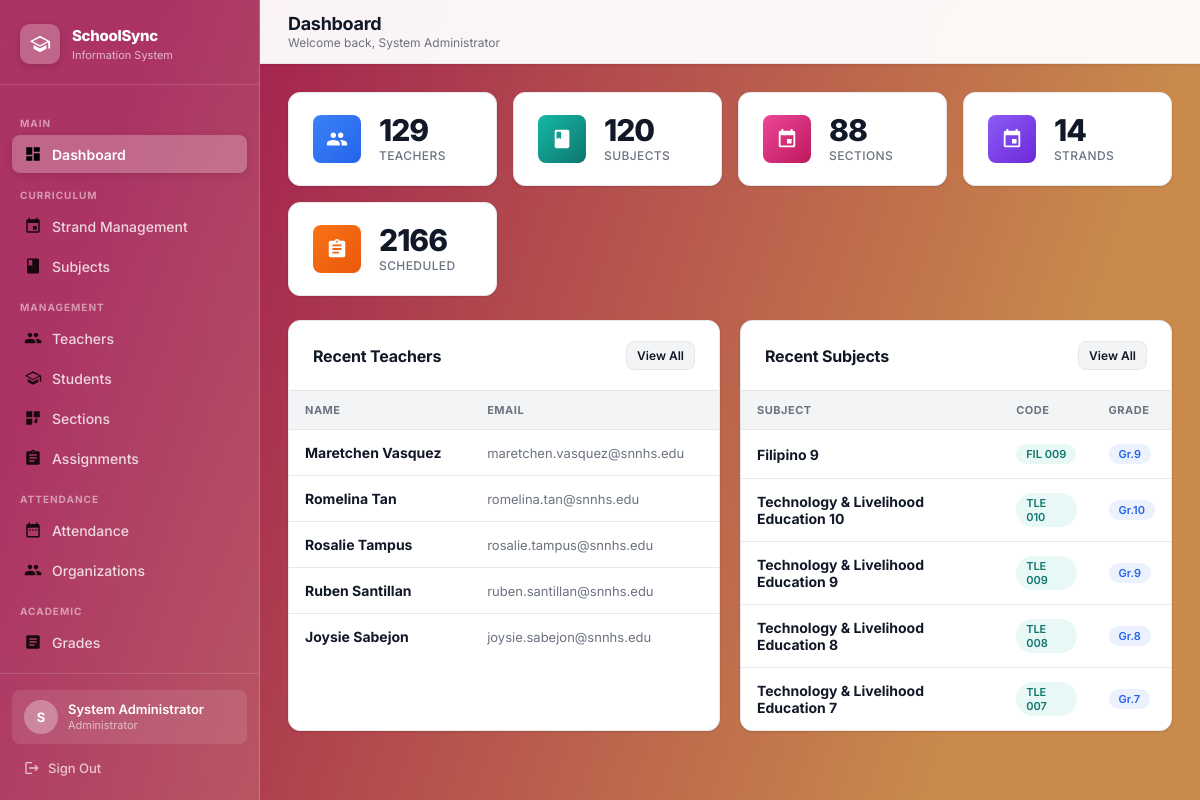
Before: /dashboard (signed in) with the older database file.
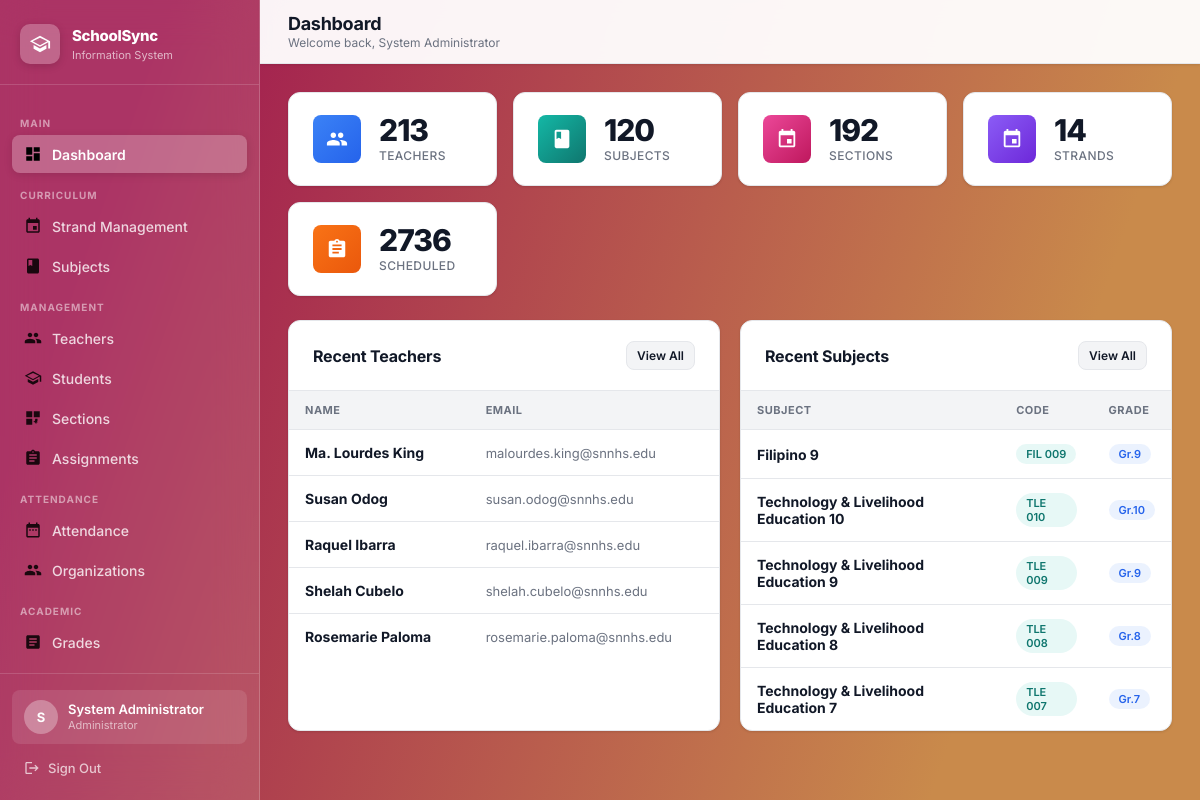
After: the same page with the newer database file.
### tables this page shows
CREATE TABLE teachers (
        id INTEGER PRIMARY KEY AUTOINCREMENT,
        first_name TEXT NOT NULL, last_name TEXT NOT NULL,
        email TEXT UNIQUE NOT NULL, username TEXT UNIQUE NOT NULL, password TEXT NOT NULL);

CREATE TABLE subjects (
        id INTEGER PRIMARY KEY AUTOINCREMENT,
        subject_code TEXT NOT NULL, subject_name TEXT NOT NULL,
        grade_level TEXT NOT NULL, strand TEXT, semester TEXT);

### app.py (the view)
@app.route('/dashboard')
@login_required
def dashboard():
    conn = get_db()
    stats = {
        'teachers':  conn.execute("SELECT COUNT(*) FROM teachers").fetchone()[0],
        'subjects':  conn.execute("SELECT COUNT(*) FROM subjects").fetchone()[0],
        'sections':  conn.execute("SELECT COUNT(*) FROM sections").fetchone()[0],
        'strands':   conn.execute("SELECT COUNT(*) FROM strands").fetchone()[0],
        'schedules': conn.execute("SELECT COUNT(*) FROM schedules").fetchone()[0],
    }
    recent_teachers = conn.execute("SELECT first_name,last_name,email FROM teachers ORDER BY id DESC LIMIT 5").fetchall()
    recent_subjects = conn.execute("SELECT subject_name,subject_code,grade_level FROM subjects ORDER BY id DESC LIMIT 5").fetchall()
    conn.close()
    return render_template('dashboard.html', stats=stats, recent_teachers=recent_teachers, recent_subjects=recent_subjects)

### app.py (called while the page is built)
def get_db():
    conn = sqlite3.connect(DATABASE)
    conn.row_factory = sqlite3.Row
    conn.execute("PRAGMA foreign_keys = ON")
    return conn

def login_required(f):
    @wraps(f)
    def decorated(*args, **kwargs):
        if 'admin_id' not in session:
            return redirect(url_for('login'))
        return f(*args, **kwargs)
    return decorated

### templates/dashboard.html (shortened to what this page needs)
{% extends "layout.html" %}
{% block page_title %}Dashboard{% endblock %}
{% block page_subtitle %}Welcome back, {{ session.admin_name }}{% endblock %}
{% block content %}
<div class="stats-grid">
  <div class="stat-card">
    <div class="stat-icon blue">
    </div>
    <div><div class="stat-value">{{ stats.teachers }}</div><div class="stat-label">Teachers</div></div>
  </div>
  <div class="stat-card">
    <div class="stat-icon teal">
      <svg viewBox="0 0 24 24"><path d="M18 2H6c-1.1 0-2 .9-2 2v16c0 1.1.9 2 2 2h12c1.1 0 2-.9 2-2V4c0-1.1-.9-2-2-2zM6 4h5v8l-2.5-1.5L6 12V4z"/></svg>
    </div>
    <div><div class="stat-value">{{ stats.subjects }}</div><div class="stat-label">Subjects</div></div>
  </div>
  <div class="stat-card">
    <div class="stat-icon pink">
      <svg viewBox="0 0 24 24"><path d="M17 12h-5v5h5v-5zM16 1v2H8V1H6v2H5c-1.11 0-1.99.9-1.99 2L3 19c0 1.1.89 2 2 2h14c1.1 0 2-.9 2-2V5c0-1.1-.9-2-2-2h-1V1h-2zm3 18H5V8h14v11z"/></svg>
    </div>
    <div><div class="stat-value">{{ stats.sections }}</div><div class="stat-label">Sections</div></div>
  </div>
  <div class="stat-card">
    <div class="stat-icon purple">
      <svg viewBox="0 0 24 24"><path d="M17 12h-5v5h5v-5zM16 1v2H8V1H6v2H5c-1.11 0-1.99.9-1.99 2L3 19c0 1.1.89 2 2 2h14c1.1 0 2-.9 2-2V5c0-1.1-.9-2-2-2h-1V1h-2zm3 18H5V8h14v11z"/></svg>
    </div>
    <div><div class="stat-value">{{ stats.strands }}</div><div class="stat-label">Strands</div></div>
  </div>
  <div class="stat-card">
    <div class="stat-icon orange">
      <svg viewBox="0 0 24 24"><path d="M19 3h-4.18C14.4 1.84 13.3 1 12 1c-1.3 0-2.4.84-2.82 2H5c-1.1 0-2 .9-2 2v14c0 1.1.9 2 2 2h14c1.1 0 2-.9 2-2V5c0-1.1-.9-2-2-2zm-7 0c.55 0 1 .45 1 1s-.45 1-1 1-1-.45-1-1 .45-1 1-1zm2 14H7v-2h7v2zm3-4H7v-2h10v2zm0-4H7V7h10v2z"/></svg>
    </div>
    <div><div class="stat-value">{{ stats.schedules }}</div><div class="stat-label">Scheduled</div></div>
  </div>
</div>
<div style="display:grid;grid-template-columns:1fr 1fr;gap:20px;" id="dashGrid">
  <div class="content-card">
    <div class="card-header">
      <h2>Recent Teachers</h2>
      <a href="{{ url_for('teachers') }}" class="btn btn-secondary btn-sm">View All</a>
    </div>
    {% if recent_teachers %}
    <table class="data-table">
      <thead><tr><th>Name</th><th>Email</th></tr></thead>
      <tbody>
        {% for t in recent_teachers %}
        <tr>
          <td><strong>{{ t.first_name }} {{ t.last_name }}</strong></td>
          <td style="color:#6b7280;font-size:13px;">{{ t.email }}</td>
        </tr>
        {% endfor %}
      </tbody>
    </table>
    {% else %}
    <div class="empty-state" style="padding:32px;"><h3>No teachers yet</h3></div>
    {% endif %}
  </div>
  <div class="content-card">
    <div class="card-header">
      <h2>Recent Subjects</h2>
      <a href="{{ url_for('subjects') }}" class="btn btn-secondary btn-sm">View All</a>
    </div>
    {% if recent_subjects %}
    <table class="data-table">
      <thead><tr><th>Subject</th><th>Code</th><th>Grade</th></tr></thead>
      <tbody>
        {% for s in recent_subjects %}
        <tr>
          <td><strong>{{ s.subject_name }}</strong></td>
          <td><span class="badge badge-section">{{ s.subject_code }}</span></td>
          <td><span class="badge badge-grade">Gr.{{ s.grade_level }}</span></td>
        </tr>
        {% endfor %}
      </tbody>
    </table>
    {% else %}
    <div class="empty-state" style="padding:32px;"><h3>No subjects yet</h3></div>
    {% endif %}
  </div>
</div>
{% endblock %}

### templates/layout.html (shortened to what this page needs)
<!DOCTYPE html>
<html lang="en">
<head>
  <link rel="stylesheet" href="{{ url_for('static', filename='css/style.css') }}">
</head>
<body>
<div class="app-shell">
  <aside class="sidebar" id="sidebar">
    <div class="sidebar-brand">
      <div class="brand-icon">
        <svg viewBox="0 0 24 24"><path d="M12 3L1 9l11 6 9-4.91V17h2V9L12 3zm0 2.27L20 9l-8 4.36L4 9l8-3.73zM5 13.18v4L12 21l7-3.82v-4L12 17l-7-3.82z"/></svg>
      </div>
      <div class="brand-text">
        <h2>SchoolSync</h2>
        <span>Information System</span>
      </div>
    </div>
    <nav class="sidebar-nav">
      <div class="nav-section-label">Main</div>
      <a href="{{ url_for('dashboard') }}" class="nav-link {% if request.endpoint=='dashboard' %}active{% endif %}">
        <svg viewBox="0 0 24 24"><path d="M3 13h8V3H3v10zm0 8h8v-6H3v6zm10 0h8V11h-8v10zm0-18v6h8V3h-8z"/></svg>
        Dashboard
      </a>
      <div class="nav-section-label">Curriculum</div>
      <a href="{{ url_for('strands') }}" class="nav-link {% if request.endpoint in ['strands'] %}active{% endif %}">
        <svg viewBox="0 0 24 24"><path d="M17 12h-5v5h5v-5zM16 1v2H8V1H6v2H5c-1.11 0-1.99.9-1.99 2L3 19c0 1.1.89 2 2 2h14c1.1 0 2-.9 2-2V5c0-1.1-.9-2-2-2h-1V1h-2zm3 18H5V8h14v11z"/></svg>
        Strand Management
      </a>
      <a href="{{ url_for('subjects') }}" class="nav-link {% if request.endpoint=='subjects' %}active{% endif %}">
        <svg viewBox="0 0 24 24"><path d="M18 2H6c-1.1 0-2 .9-2 2v16c0 1.1.9 2 2 2h12c1.1 0 2-.9 2-2V4c0-1.1-.9-2-2-2zM6 4h5v8l-2.5-1.5L6 12V4z"/></svg>
        Subjects
      </a>
      <div class="nav-section-label">Management</div>
      <a href="{{ url_for('teachers') }}" class="nav-link {% if request.endpoint=='teachers' %}active{% endif %}">
        Teachers
      </a>
      <a href="{{ url_for('students') }}" class="nav-link {% if request.endpoint=='students' %}active{% endif %}">
        <svg viewBox="0 0 24 24"><path d="M12 3L1 9l11 6 9-4.91V17h2V9L12 3zm0 2.27L20 9l-8 4.36L4 9l8-3.73zM5 13.18v4L12 21l7-3.82v-4L12 17l-7-3.82z"/></svg>
        Students
      </a>
      <a href="{{ url_for('sections') }}" class="nav-link {% if request.endpoint in ['sections','schedule'] %}active{% endif %}">
        <svg viewBox="0 0 24 24"><path d="M3 3h8v8H3zm10 0h8v8h-8zM3 13h8v8H3zm10 4.5v-1.5h1.5V14H15v-1h3v2.5h-1.5V17H18v1h-1.5v1.5H15V18h-1v-1.5zm1.5 2H16v-1.5h-1.5V17H13v-1h1.5v-1.5H16v1.5h1.5V17H16v1.5zm2.5-2V16h-1.5v-1.5H15V13h3v2.5z"/></svg>
        Sections
      </a>
      <a href="{{ url_for('assignments') }}" class="nav-link {% if request.endpoint=='assignments' %}active{% endif %}">
        <svg viewBox="0 0 24 24"><path d="M19 3h-4.18C14.4 1.84 13.3 1 12 1c-1.3 0-2.4.84-2.82 2H5c-1.1 0-2 .9-2 2v14c0 1.1.9 2 2 2h14c1.1 0 2-.9 2-2V5c0-1.1-.9-2-2-2zm-7 0c.55 0 1 .45 1 1s-.45 1-1 1-1-.45-1-1 .45-1 1-1zm-2 14H7v-2h7v2zm3-4H7v-2h10v2zm0-4H7V7h10v2z"/></svg>
        Assignments
      </a>
      <div class="nav-section-label">Attendance</div>
      <a href="{{ url_for('attendance_home') }}" class="nav-link {% if request.endpoint in ['attendance_home','attendance_event','attendance_categories'] %}active{% endif %}">
        <svg viewBox="0 0 24 24"><path d="M9 11H7v2h2v-2zm4 0h-2v2h2v-2zm4 0h-2v2h2v-2zm2-7h-1V2h-2v2H8V2H6v2H5c-1.11 0-1.99.9-1.99 2L3 20c0 1.1.89 2 2 2h14c1.1 0 2-.9 2-2V6c0-1.1-.9-2-2-2zm0 16H5V9h14v11z"/></svg>
        Attendance
      </a>
      <a href="{{ url_for('organizations') }}" class="nav-link {% if 'organization' in request.endpoint %}active{% endif %}">
        Organizations
      </a>
      <div class="nav-section-label">Academic</div>
      <a href="{{ url_for('grades_home') }}" class="nav-link {% if request.endpoint in ['grades_home','grade_sheet','report_card','honor_roll','grade_teacher_summary'] %}active{% endif %}">
        <svg viewBox="0 0 24 24"><path d="M19 3H5c-1.1 0-2 .9-2 2v14c0 1.1.9 2 2 2h14c1.1 0 2-.9 2-2V5c0-1.1-.9-2-2-2zm-5 14H7v-2h7v2zm3-4H7v-2h10v2zm0-4H7V7h10v2z"/></svg>
        Grades
      </a>
    </nav>
    <div class="sidebar-footer">
      <div class="sidebar-user">
        <div class="user-avatar">{{ session.admin_name[0]|upper }}</div>
        <div class="user-info">
          <div class="user-name">{{ session.admin_name }}</div>
          <div class="user-role">Administrator</div>
        </div>
      </div>
      <a href="{{ url_for('logout') }}" class="logout-btn">
        <svg viewBox="0 0 24 24" fill="currentColor"><path d="M17 7l-1.41 1.41L18.17 11H8v2h10.17l-2.58 2.58L17 17l5-5-5-5zM4 5h8V3H4c-1.1 0-2 .9-2 2v14c0 1.1.9 2 2 2h8v-2H4V5z"/></svg>
        Sign Out
      </a>
    </div>
  </aside>
  <div class="main-content">
    <header class="top-header">
      <div style="display:flex;align-items:center;gap:12px;">
        <div class="header-title">
          <h1>{% block page_title %}Dashboard{% endblock %}</h1>
          <p>{% block page_subtitle %}{% endblock %}</p>
        </div>
      </div>
    </header>
    <main class="page-body">{% block content %}{% endblock %}</main>
  </div>
</div>
</body>
</html>

Changed rows visible on the page:
no longer on this page (row unchanged): teachers: first_name "Maretchen", last_name "Vasquez", email "maretchen.vasquez@snnhs.edu"
no longer on this page (row unchanged): teachers: first_name "Romelina", last_name "Tan", email "romelina.tan@snnhs.edu"
no longer on this page (row unchanged): teachers: first_name "Rosalie", last_name "Tampus", email "rosalie.tampus@snnhs.edu"
no longer on this page (row unchanged): teachers: first_name "Ruben", last_name "Santillan", email "ruben.santillan@snnhs.edu"
no longer on this page (row unchanged): teachers: first_name "Joysie", last_name "Sabejon", email "joysie.sabejon@snnhs.edu"
added teachers: first_name "Ma. Lourdes", last_name "King", email "malourdes.king@snnhs.edu"
added teachers: first_name "Susan", last_name "Odog", email "susan.odog@snnhs.edu"
added teachers: first_name "Raquel", last_name "Ibarra", email "raquel.ibarra@snnhs.edu"
added teachers: first_name "Shelah", last_name "Cubelo", email "shelah.cubelo@snnhs.edu"
added teachers: first_name "Rosemarie", last_name "Paloma", email "rosemarie.paloma@snnhs.edu"
Other visible differences:
{{ stats.teachers }}: "129" → "213"
{{ stats.sections }}: "88" → "192"
{{ stats.schedules }}: "2166" → "2736"
